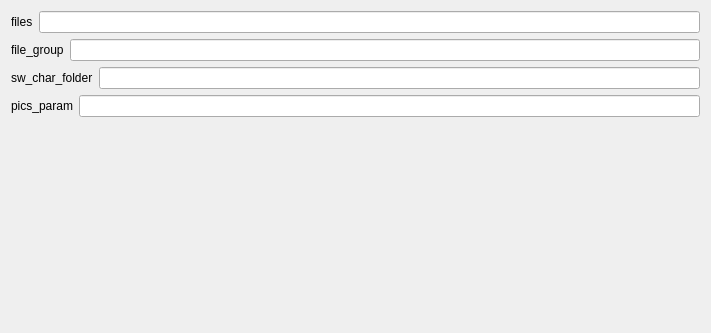
<?xml version="1.0" encoding="UTF-8"?>
<ui version="4.0">
 <class>SlowWavePicsGeneratorSettingsView</class>
 <widget class="QWidget" name="SlowWavePicsGeneratorSettingsView">
  <property name="styleSheet">
   <string notr="true">font: 12pt &quot;Roboto&quot;;</string>
  </property>
  <property name="geometry">
   <rect>
    <x>0</x>
    <y>0</y>
    <width>711</width>
    <height>333</height>
   </rect>
  </property>
  <property name="windowTitle">
   <string>Form</string>
  </property>
  <layout class="QVBoxLayout" name="verticalLayout">
   <item>
    <layout class="QHBoxLayout" name="files_horizontalLayout">
     <item>
      <widget class="QLabel" name="files_label">
       <property name="text">
        <string>files</string>
       </property>
      </widget>
     </item>
     <item>
      <widget class="QLineEdit" name="files_lineedit"/>
     </item>
    </layout>
   </item><item>
    <layout class="QHBoxLayout" name="file_group_horizontalLayout">
     <item>
      <widget class="QLabel" name="file_group_label">
       <property name="text">
        <string>file_group</string>
       </property>
      </widget>
     </item>
     <item>
      <widget class="QLineEdit" name="file_group_lineedit"/>
     </item>
    </layout>
   </item><item>
    <layout class="QHBoxLayout" name="sw_char_folder_horizontalLayout">
     <item>
      <widget class="QLabel" name="sw_char_folder_label">
       <property name="text">
        <string>sw_char_folder</string>
       </property>
      </widget>
     </item>
     <item>
      <widget class="QLineEdit" name="sw_char_folder_lineedit"/>
     </item>
    </layout>
   </item><item>
    <layout class="QHBoxLayout" name="pics_param_horizontalLayout">
     <item>
      <widget class="QLabel" name="pics_param_label">
       <property name="text">
        <string>pics_param</string>
       </property>
      </widget>
     </item>
     <item>
      <widget class="QLineEdit" name="pics_param_lineedit"/>
     </item>
    </layout>
   </item>
   <item>
    <spacer name="verticalSpacer">
     <property name="orientation">
      <enum>Qt::Vertical</enum>
     </property>
     <property name="sizeHint" stdset="0">
      <size>
       <width>20</width>
       <height>40</height>
      </size>
     </property>
    </spacer>
   </item>
  </layout>
 </widget>
 <resources>
<include location="../../../../scinodes_poc/src/main/python/ui/themes/themes.qrc"/>
 </resources>
 <connections/>
 </ui>
